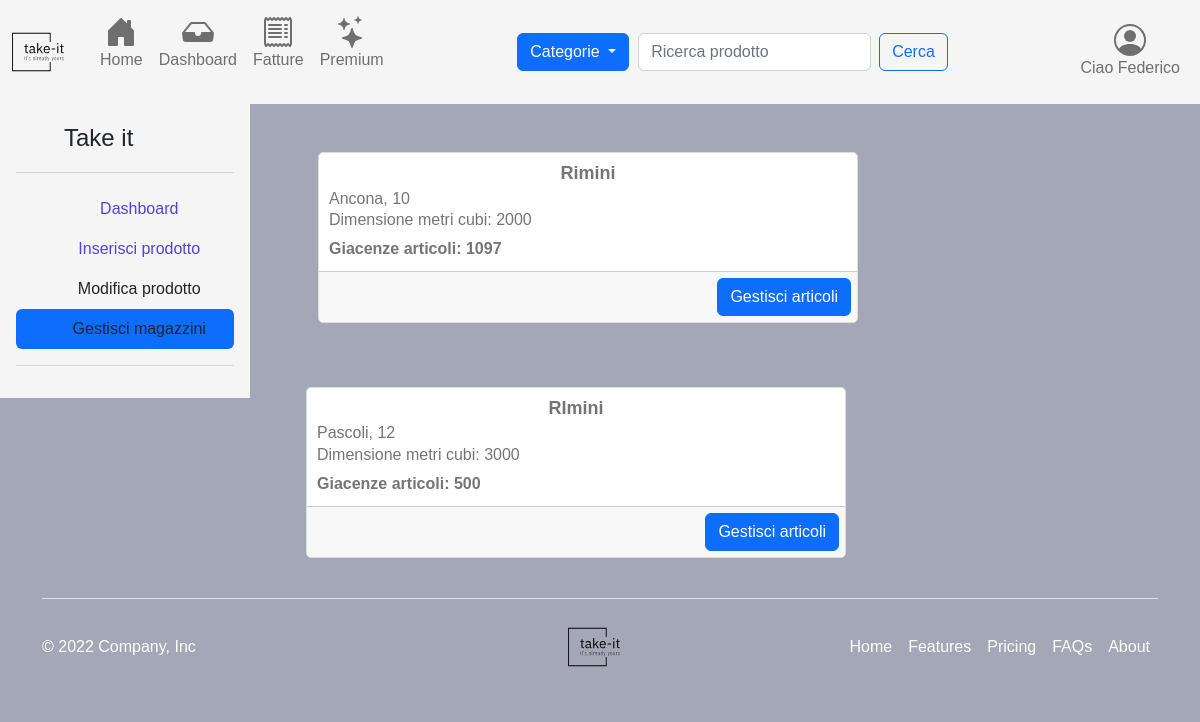
The app's page /warehousesManager.php (signed in) with its own data.
### tables this page shows
CREATE TABLE IF NOT EXISTS `Utente` (
  `Id` int(11) NOT NULL AUTO_INCREMENT,
  `Nome` varchar(50) NOT NULL,
  `Cognome` varchar(50) NOT NULL,
  `Email` varchar(50) NOT NULL,
  `Password` varchar(32) NOT NULL,
  `Claim_id` int(11) NOT NULL,
  `Indirizzo_id` int(11) NOT NULL,
  `Status` int(11) NOT NULL,
  `Timestamp` timestamp NOT NULL DEFAULT current_timestamp(),
  PRIMARY KEY (`Id`),
  KEY `Claim_id` (`Claim_id`),
  KEY `Indirizzo_id` (`Indirizzo_id`)
);

CREATE TABLE IF NOT EXISTS `Magazzino` (
  `Id` int(11) NOT NULL AUTO_INCREMENT,
  `Metri_cubi` double NOT NULL,
  `Indirizzo_id` int(11) NOT NULL,
  `Tassa` decimal(10,0) NOT NULL,
  `Status` int(11) NOT NULL,
  `Timestamp` timestamp NOT NULL DEFAULT current_timestamp(),
  PRIMARY KEY (`Id`),
  KEY `Indirizzo_id` (`Indirizzo_id`)
);

CREATE TABLE IF NOT EXISTS `Indirizzo` (
  `Id` int(11) NOT NULL AUTO_INCREMENT,
  `Via` varchar(100) NOT NULL,
  `Numero_civico` int(5) NOT NULL,
  `Citta` varchar(50) NOT NULL,
  `CAP` int(5) NOT NULL,
  `Status` int(4) NOT NULL,
  `Timestamp` timestamp NOT NULL DEFAULT current_timestamp(),
  PRIMARY KEY (`Id`)
);

### warehousesManager.php (called while the page is built, shortened)
<?php
require_once("./script/warehouseManager.script.php");
require './templates/views/components/warehouseCard.php';
require_once("./templates/base.php");

### src/classes/Dbh.php (called while the page is built, shortened)
<?php
include("./src/utility/UtilsFunctions.php");
include("./src/classes/Session.php");
class Dbh
{
    protected mysqli $connection;
    public function __construct($dbhost = 'localhost', $dbuser = 'root', $dbpass = '', $dbname = 'e-commerce', $charset = 'utf8')
    {
        try {
            $this->connection = new mysqli($dbhost, $dbuser, $dbpass, $dbname);
            $this->connection->set_charset($charset);
        } catch (Exception $e) {
            echo "[Dbh:26] Sono qui";
            echo "Connection failed: " . mysqli_connect_error();
        }
    }
    public function execute($sql, ...$params): array|int|string
    {
        $types = "";
        if ($stmt = $this->connection->prepare($sql)) {
            if (!$stmt->execute()) {
                return "Execute failed: (" . $stmt->errno . ") " . $stmt->error;
            }
            if ($stmt->errno == 0) {
                $result = $stmt->get_result();
                return $result->fetch_all(MYSQLI_ASSOC);
            } else {
                return "Errore" . $stmt->errno;
            }
        } else {
            return 'Unable to prepare MySQL statement (check your syntax) - ' . $this->connection->error;
        }
    }
    public function getRecord(string $tableName, string $where): mixed
    {
        $response = $this->execute("SELECT * FROM `$tableName` WHERE $where");
        return !empty($response) && $response[0] !== null
            ? $response[0]
            : null;
    }
    public function getAllRecords(string $tableName, string $where): mixed
    {
        $response = $this->execute("SELECT * FROM `$tableName` WHERE $where");
        return !empty($response)
            ? $response
            : null;
    }
    public function getWarehouses(): string|int|array
    {
        return $this->execute("SELECT * FROM `Magazzino`");
    }
    public function getArticlesBySellerId($sellerId): array
    {
        $query = UTENTE_ID . " = " . $sellerId;
        $articles = $this->getAllRecords(ARTICOLO, $query);
        if ($articles !== null){
            return $articles;
        } else {
            return [];
        }
    }
    public function getWarehouseArticle($articleId, $warehouseId): array
    {
        $query = ARTICOLO_ID . " = " . $articleId . " AND " . MAGAZZINO_ID . " = " . $warehouseId;
        $warehouseArticle = $this->getRecord(ARTICOLO_IN_MAGAZZINO, $query);
        return $warehouseArticle ?? [];
    }
}

### src/classes/Session.php (called while the page is built, shortened)
<?php
class Session extends Dbh
{
    private readonly int $id;
    public function __construct($id)
    {
        $this->id = $id;
        $this->init();
    }
    private function init(): void
    {
        if ($this->checkSessionId($this->id)) {
            $claimType = $this->getClaimTypeFromId($this->id);
        }
    }
    public function checkSessionId($id): bool
    {
        if (isset($id)) {
            $response = parent::execute("SELECT * FROM `Utente` WHERE `Id` = '$id' ");
            if (is_int($response[0]["Id"])) {
                $this->setSessionUser($response[0]);
                $user = $this->getCurrentUser();
                return $user[ID] > 0 && $user["Id"] == $id;
            }
        }
        return false;
    }
    public function setSessionUser($params): void
    {
        $_SESSION[CARRELLO_ID] = $this->getUserCartIdFromDb() !== null && $this->getUserCartIdFromDb() !== CARRELLO_UNSET
            ? $this->getUserCartIdFromDb()
            : $this->bindCartWithUser();
        $_SESSION[RACCOLTA_ID] = $this->getUserCollectionIdFromDb() !== null && $this->getUserCartIdFromDb() !== RACCOLTA_UNSET
            ? $this->getUserCollectionIdFromDb()
            : $this->generateCollectionRecord();
    }
    public function getCurrentUser(): array|int
    {
        return [
            ID => $_SESSION[ID],
            NOME => $_SESSION[NOME],
            COGNOME => $_SESSION[COGNOME],
            EMAIL => $_SESSION[EMAIL],
            PASSWORD => $_SESSION[PASSWORD],
            STATUS => $_SESSION[STATUS],
            CLAIM_ID => $_SESSION[CLAIM_ID],
            INDIRIZZO_ID => $_SESSION[INDIRIZZO_ID],
            CARRELLO_ID => $_SESSION[CARRELLO_ID],
            RACCOLTA_ID => $_SESSION[RACCOLTA_ID]
        ];
    }
    public function getUserCollectionIdFromDb() {
        $where = "Utente_id = " . $this->getCurrentUser()[ID];
        $res = parent::getRecord(RACCOLTA, $where);
        if ($res !== null) {
            return UtilsFunctions::checkResponse($res[ID])
                ? $res[ID]
                : RACCOLTA_UNSET;
        }
        return null;
    }
    public function getUserCartIdFromDb()
    {
        $where = UTENTE_ID." = ".$this->getCurrentUser()[ID];
        $res = parent::getRecord(CARRELLO, $where);
        if ($res !== null) {
            return UtilsFunctions::checkResponse($res[ID])
                ? $res[ID]
                : CARRELLO_UNSET;
        }
        return null;
    }
    public function getClaimTypeFromId($id): ?string
    {
        $res = parent::execute("SELECT * FROM Claim WHERE Id = '$id' ");
        return $res ? $res[0][DESCRIZIONE] : "";
    }
    public function getArticlesInStockQuantity(int $warehouseId): int
    {
        $quantity = 0;
        $articles = parent::getArticlesBySellerId($_SESSION[ID]);
        foreach($articles as $article) {
            $articleInWarehouse = parent::getWarehouseArticle($article[ID], $warehouseId);
            if (count($articleInWarehouse) > 0) {
                $quantity += $articleInWarehouse[QUANTITA];
            }
        }
        return $quantity;
    }
}

### script/warehouseManager.script.php (called while the page is built, shortened)
<?php
require_once "./src/classes/Session.php";
if(isset($_SESSION[ID])) {
    $session = new Session($_SESSION[ID]);
    $warehouses = $session->getWarehouses();
}
else{
    header("Location: index.php");
}

### src/utility/UtilsFunctions.php (called while the page is built, shortened)
<?php
class UtilsFunctions
{
    public static function checkResponse($response): bool
    {
        return is_int($response) && $response > 0;
    }
}

### templates/views/components/warehouseCard.php (the view, shortened to what this page needs)
<div class="container my-5">
    <?php
    require_once "./src/classes/Session.php";
    $session = new Session($_SESSION[ID]);
    $warehouses = $session->getWarehouses();
    foreach ($warehouses as $warehouse){
        $whereAddressId = "Id = " . $warehouse[INDIRIZZO_ID];
        $address = $session->getRecord(INDIRIZZO, $whereAddressId);
        $articlesQuantity = $session->getArticlesInStockQuantity($warehouse[ID]);
        echo '<div class="row">
            <form method="post">
                <div class="card mb-3 center-block d-flex justify-content-center" style="max-width: 540px;">
                        <div class="card-body">
                            <h5 class="card-title"><strong>' . $address[CITTA] . '</strong></h5>
                            <h6 class="card-subtitle">' . $address[VIA] . ', ' . $address[NUMERO_CIVICO] . '</h6>
                            <p class="card-text">Dimensione metri cubi: ' . $warehouse[METRI_CUBI] . '</p>
                            <p class="card-text"><strong>Giacenze articoli: ' . $articlesQuantity . '</strong></p>
                        </div>
                        <div class="card-footer d-flex justify-content-end">
                            <button class="btn btn-primary ml-auto" type="submit" name="manage-articles-'.$warehouse[ID].'">
                                Gestisci articoli
                            </button>
                            <button class="btn btn-primary ml-auto" type="submit" name="edit-product-'.$warehouse[ID].'">
                            <button class="btn btn-red ml-auto" type="submit" name="delete-product-'.$warehouse[ID].'">
                        </div>
                    </div>
                </div>
        </div>
                ';
    }
    ?>
</div>

### templates/views/utils/navbar.php (shortened to what this page needs)
<nav class="navbar navbar-expand-lg bg-light bd-navbar sticky-top" id="navbar-main">
    <div class="container-fluid">
        <a class="navbar-brand" href="<?php echo ROOT; ?>">
            <img src="<?php echo IMG; ?>/logo.svg" width="64" height="64" alt="Logo">
        </a>
        <div class="collapse navbar-collapse" id="navbarSupportedContent">
            <ul class="navbar-nav me-auto mb-2 mb-lg-0 flex-row justify-content-between">
                <li class="nav-item">
                    <a class="nav-link" aria-current="page" href="<?php echo ROOT; ?>">
                        <div class="nav-caption-item">
                            <p>Home</p>
                        </div>
                    </a>
                </li>
                <?php
                    if (isset($_SESSION[ID])) {
                        $session = new Session($_SESSION[ID]);
                            $claimType = $session->getClaimTypeFromId($session->getCurrentUser()[CLAIM_ID]);
                        switch ($claimType) {
                            case CLAIM_SELLER_DESC:
                            case CLAIM_SELLER_PR0_DESC:
                                echo
                                '<li class="nav-item">
                                    <a class="nav-link" aria-current="page" href="./dashboard.php">
                                        <svg xmlns="http://www.w3.org/2000/svg" width="32" height="32" fill="currentColor" class="bi bi-inbox-fill nav-icon-item" viewBox="0 0 16 16">
                                            <path d="M4.98 4a.5.5 0 0 0-.39.188L1.54 8H6a.5.5 0 0 1 .5.5 1.5 1.5 0 1 0 3 0A.5.5 0 0 1 10 8h4.46l-3.05-3.812A.5.5 0 0 0 11.02 4H4.98zm-1.17-.437A1.5 1.5 0 0 1 4.98 3h6.04a1.5 1.5 0 0 1 1.17.563l3.7 4.625a.5.5 0 0 1 .106.374l-.39 3.124A1.5 1.5 0 0 1 14.117 13H1.883a1.5 1.5 0 0 1-1.489-1.314l-.39-3.124a.5.5 0 0 1 .106-.374l3.7-4.625z" />
                                        </svg>
                                    <div class="nav-caption-item">
                                        <p>Dashboard</p>
                                    </div>
                                    </a>
                                </li>';
                            echo
                            '<li class="nav-item">
                                    <a class="nav-link" aria-current="page" href="./invoiceSection.php">
                                        <svg xmlns="http://www.w3.org/2000/svg" width="32" height="32" fill="currentColor" class="bi bi-receipt nav-icon-item" viewBox="0 0 16 16">
                                              <path d="M1.92.506a.5.5 0 0 1 .434.14L3 1.293l.646-.647a.5.5 0 0 1 .708 0L5 1.293l.646-.647a.5.5 0 0 1 .708 0L7 1.293l.646-.647a.5.5 0 0 1 .708 0L9 1.293l.646-.647a.5.5 0 0 1 .708 0l.646.647.646-.647a.5.5 0 0 1 .708 0l.646.647.646-.647a.5.5 0 0 1 .801.13l.5 1A.5.5 0 0 1 15 2v12a.5.5 0 0 1-.053.224l-.5 1a.5.5 0 0 1-.8.13L13 14.707l-.646.647a.5.5 0 0 1-.708 0L11 14.707l-.646.647a.5.5 0 0 1-.708 0L9 14.707l-.646.647a.5.5 0 0 1-.708 0L7 14.707l-.646.647a.5.5 0 0 1-.708 0L5 14.707l-.646.647a.5.5 0 0 1-.708 0L3 14.707l-.646.647a.5.5 0 0 1-.801-.13l-.5-1A.5.5 0 0 1 1 14V2a.5.5 0 0 1 .053-.224l.5-1a.5.5 0 0 1 .367-.27zm.217 1.338L2 2.118v11.764l.137.274.51-.51a.5.5 0 0 1 .707 0l.646.647.646-.646a.5.5 0 0 1 .708 0l.646.646.646-.646a.5.5 0 0 1 .708 0l.646.646.646-.646a.5.5 0 0 1 .708 0l.646.646.646-.646a.5.5 0 0 1 .708 0l.646.646.646-.646a.5.5 0 0 1 .708 0l.509.509.137-.274V2.118l-.137-.274-.51.51a.5.5 0 0 1-.707 0L12 1.707l-.646.647a.5.5 0 0 1-.708 0L10 1.707l-.646.647a.5.5 0 0 1-.708 0L8 1.707l-.646.647a.5.5 0 0 1-.708 0L6 1.707l-.646.647a.5.5 0 0 1-.708 0L4 1.707l-.646.647a.5.5 0 0 1-.708 0l-.509-.51z"/>
                                              <path d="M3 4.5a.5.5 0 0 1 .5-.5h6a.5.5 0 1 1 0 1h-6a.5.5 0 0 1-.5-.5zm0 2a.5.5 0 0 1 .5-.5h6a.5.5 0 1 1 0 1h-6a.5.5 0 0 1-.5-.5zm0 2a.5.5 0 0 1 .5-.5h6a.5.5 0 1 1 0 1h-6a.5.5 0 0 1-.5-.5zm0 2a.5.5 0 0 1 .5-.5h6a.5.5 0 0 1 0 1h-6a.5.5 0 0 1-.5-.5zm8-6a.5.5 0 0 1 .5-.5h1a.5.5 0 0 1 0 1h-1a.5.5 0 0 1-.5-.5zm0 2a.5.5 0 0 1 .5-.5h1a.5.5 0 0 1 0 1h-1a.5.5 0 0 1-.5-.5zm0 2a.5.5 0 0 1 .5-.5h1a.5.5 0 0 1 0 1h-1a.5.5 0 0 1-.5-.5zm0 2a.5.5 0 0 1 .5-.5h1a.5.5 0 0 1 0 1h-1a.5.5 0 0 1-.5-.5z"/>
                                        </svg>
                                    <div class="nav-caption-item">
                                        <p>Fatture</p>
                                    </div>
                                    </a>
                                </li>';
                                break;
                        }
                    }
                ?>
                <li class="nav-item">
                    <a class="nav-link" aria-current="page" href="./premium.php">
                        <div class="nav-caption-item">
                            <p>Premium</p>
                        </div>
                    </a>
                </li>
            </ul>
            <div class="dropdown">
                <button class="btn btn-primary dropdown-toggle" type="button" id="categoryDropdown" data-bs-toggle="dropdown" aria-expanded="false">
                    Categorie
                </button>
            </div>
            <form class="d-flex" role="search" method="post">
                <input class="form-control me-2" type="search" placeholder="Ricerca prodotto" aria-label="Search" name="search">
                <button class="btn btn-outline-primary" type="submit" name="btn-search">Cerca</button>
            </form>
            <ul class="navbar-nav flex-row flex-wrap ms-md-auto justify-content-between" id="btn-toogle-navbar">
                <li class="nav-item dropdown">
                    <a class="nav-link" href="#" role="button" data-bs-toggle="dropdown" aria-expanded="false">
                        <div class="nav-caption-item">
                            <?php
                                if(isset($_SESSION["Id"])) {
                                    try {
                                        $session = new Session($_SESSION["Id"]);
                                        $user = $session->getCurrentUser();
                                        if ($user[ID] !== ID_UNSET) {
                                            echo 'Ciao ' . $user[NOME];
                                        } else {
                                            echo '<p>Utente</p>';
                                        }
                                    } catch (Exception $e) {
                                        echo $e->getMessage();
                                    }
                                } else {
                                    echo '<p>Utente</p>';
                                }
                            ?>
                        </div>
                    </a>
                </li>
            </ul>
        </div>
    </div>
</nav>

### records on screen
utente: Nome "Federico"
magazzino: Indirizzo.Citta "Rimini", Indirizzo.Via "Ancona", Indirizzo.Numero_civico "10", Metri_cubi "2000", articlesQuantity "1097"
magazzino: Indirizzo.Citta "RImini", Indirizzo.Via "Pascoli", Indirizzo.Numero_civico "12", Metri_cubi "3000", articlesQuantity "500"
